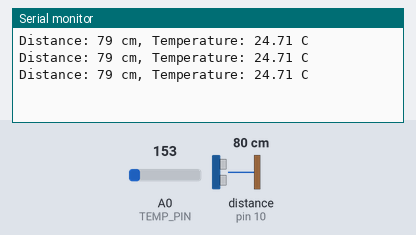
A sketch run on a simulated Arduino Uno, built with avr-gcc and run on an emulated ATmega328P. Shown: the last lines printed to the serial monitor. Wiring (inferred from the names in the program): ultrasonic range finder: trigger pin 9; echo pin 10. The inputs (shaded band) are chosen by the test bench; at power-on: distance to the obstacle (sensor on pin 10) 80 cm, A0 (TEMP_PIN) = 153. The echo pulse lasts 58.3 µs per cm.

Above: at 1.3 s.
1.4 s: distance to the obstacle (sensor on pin 10) set to 2 cm
At 1.9 s:
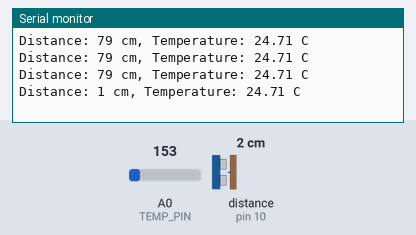
2.9 s: A0 (TEMP_PIN) set to 165
At 3.4 s:
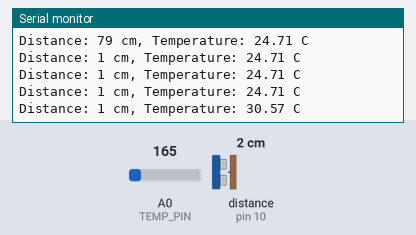
4.4 s: distance to the obstacle (sensor on pin 10) set to 4 cm
At 4.9 s:
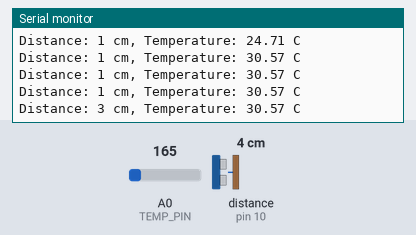
5.9 s: A0 (TEMP_PIN) set to 175
At 6.4 s:
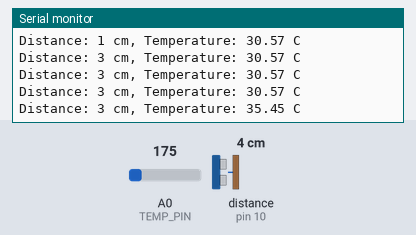
Timing chart, 0 to 8.4 s (numbered marks = the images above; inputs shaded):
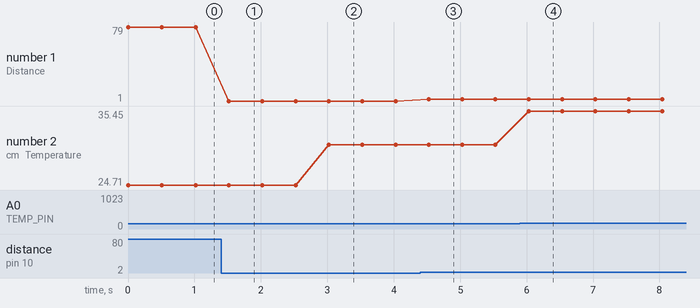

The sketch:

shiny_jaiks1.ino
```cpp
#define TRIG_PIN 9
#define ECHO_PIN 10
#define TEMP_PIN A0

void setup() {
  pinMode(TRIG_PIN, OUTPUT);    // Set TRIG_PIN as an OUTPUT
  pinMode(ECHO_PIN, INPUT);     // Set ECHO_PIN as an INPUT
  pinMode(TEMP_PIN, INPUT);     // Set TEMP_PIN for TMP36 sensor
  Serial.begin(9600);           // Start the Serial Monitor at 9600 baud rate
}

void loop() {
  // Ultrasonic Sensor: Sending a pulse
  digitalWrite(TRIG_PIN, LOW); // Ensure trigger pin is low initially
  delayMicroseconds(2);        // Wait for a moment
  digitalWrite(TRIG_PIN, HIGH); // Send a 10 microsecond pulse to trigger the sensor
  delayMicroseconds(10);       // Pulse duration
  digitalWrite(TRIG_PIN, LOW); // End pulse

  // Read the response from the Echo pin
  long duration = pulseIn(ECHO_PIN, HIGH);  // Get the pulse duration
  long distance = (duration / 2) * 0.0343; // Calculate distance in cm

  // TMP36: Read the temperature
  int tempValue = analogRead(TEMP_PIN); // Read analog value from TMP36
  float voltage = (tempValue / 1024.0) * 5.0; // Convert the value to voltage
  float temperatureC = (voltage - 0.5) * 100; // Convert voltage to temperature in Celsius

  // Print data to Serial Monitor
  Serial.print("Distance: ");
  Serial.print(distance);
  Serial.print(" cm, ");
  Serial.print("Temperature: ");
  Serial.print(temperatureC);
  Serial.println(" C");

  delay(500); // Wait for half a second before the next reading
}
```

Measured:
- after the input at 1.4 s, the serial monitor: prints a new line after 0.12 s (image 1)
- after the input at 2.9 s, the serial monitor: prints a new line after 0.12 s (image 2)
- after the input at 4.4 s, the serial monitor: prints a new line after 0.13 s (image 3)
- after the input at 5.9 s, the serial monitor: prints a new line after 0.13 s (image 4)
- plotted number 1: 79 → 1 after the input at 1.4 s, 1 → 3 after the input at 4.4 s
- plotted number 2: 24.71 → 30.57 after the input at 2.9 s, 30.57 → 35.45 after the input at 5.9 s
